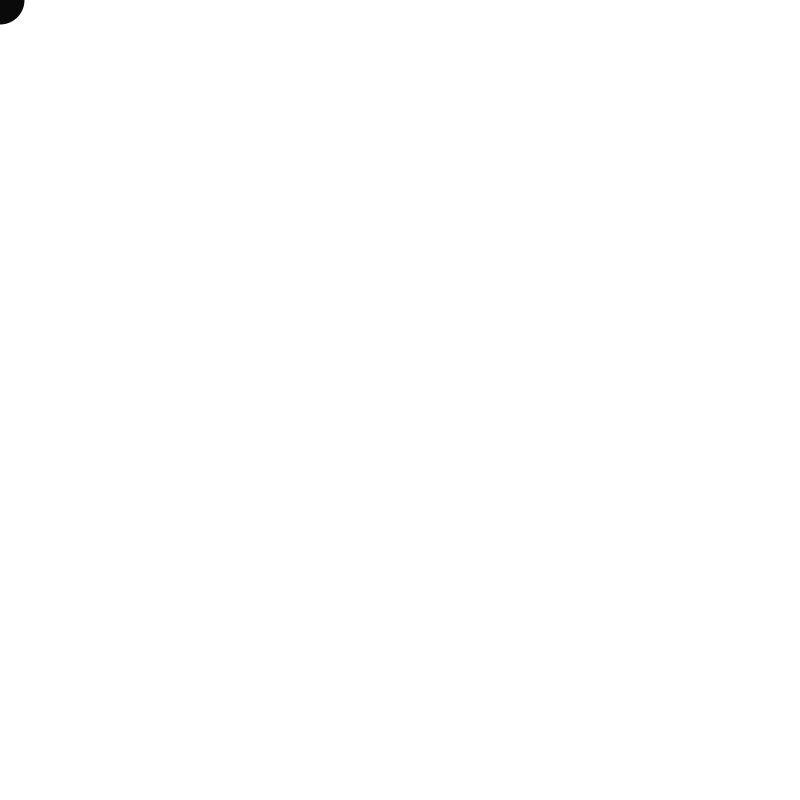
Frame 1 (no input)
Frame 60 (the mouse pressed at the canvas centre just before this capture): identical to frame 1, image omitted
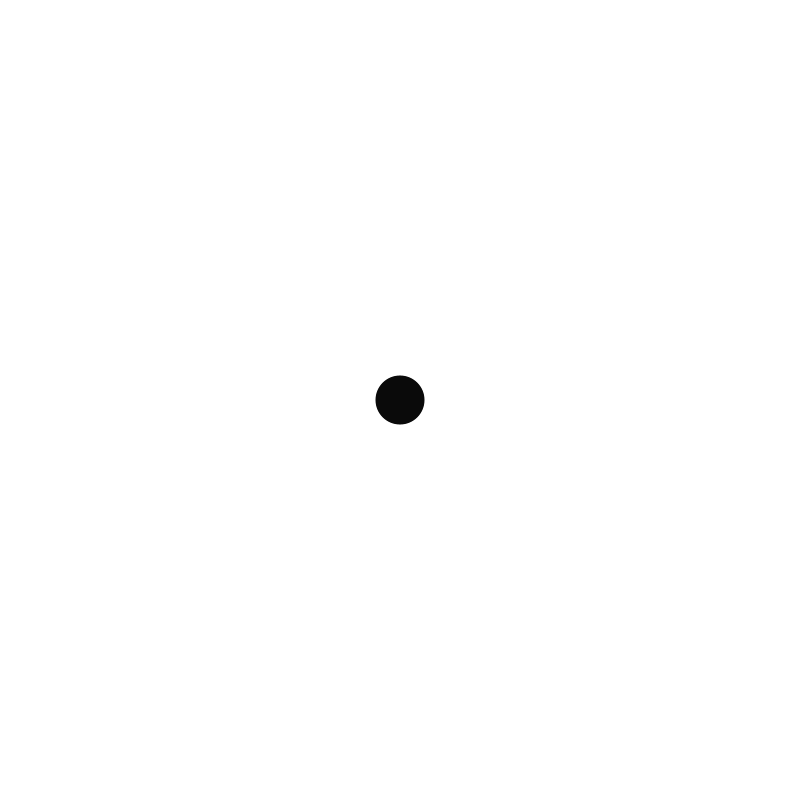
Frame 120 (the mouse held since frame 60 and released just before this capture)

The Processing sketch that drew these frames (run headless with seeded random() and noise(); from frame 60 on, the mouse is pressed at the canvas centre):

// Processing sketch: lindai_qiu
// ── lindai_qiu.pde
int [] xqiu = new int[50];
int [] yqiu = new int[50];



void setup() {

  size(800, 800);

  smooth();



  for (int i = 0; i < xqiu.length; i ++ ) {  //xqiu.length=50 
    xqiu[i] = 0;
    yqiu[i] = 0;
  }
}



void draw() {

  background(255);



  for (int i = 0; i < xqiu.length-1; i ++ ) {
    xqiu[i] = xqiu[i+1];
    yqiu[i] = yqiu[i+1];
  }



  for (int i = 0; i < xqiu.length; i ++ ) {
    noStroke();
    fill(255-i*5);
    ellipse(xqiu[i], yqiu[i], i, i);
  }



  xqiu[xqiu.length-1] = mouseX; 
  yqiu[yqiu.length-1] = mouseY;
}
